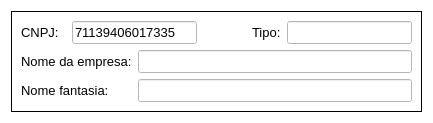
               <widget class="QFrame" name="frame_14">
                <property name="styleSheet">
                 <string notr="true">background-color: rgb(255, 255, 255);</string>
                </property>
                <property name="frameShape">
                 <enum>QFrame::NoFrame</enum>
                </property>
                <property name="frameShadow">
                 <enum>QFrame::Plain</enum>
                </property>
                <layout class="QGridLayout" name="gridLayout_43">
                 <item row="0" column="0">
                  <widget class="QFrame" name="frame_18">
                   <property name="frameShape">
                    <enum>QFrame::Box</enum>
                   </property>
                   <property name="frameShadow">
                    <enum>QFrame::Plain</enum>
                   </property>
                   <layout class="QGridLayout" name="gridLayout_44">
                    <item row="0" column="0">
                     <widget class="QLabel" name="label_102">
                      <property name="font">
                       <font>
                        <family>Arial</family>
                        <pointsize>10</pointsize>
                       </font>
                      </property>
                      <property name="text">
                       <string>CNPJ:</string>
                      </property>
                     </widget>
                    </item>
                    <item row="0" column="1" colspan="2">
                     <widget class="QLineEdit" name="cnpj_consulta">
                      <property name="font">
                       <font>
                        <pointsize>10</pointsize>
                       </font>
                      </property>
                      <property name="styleSheet">
                       <string notr="true">background-color: rgb(255, 255, 255);</string>
                      </property>
                      <property name="text">
                       <string>71139406017335</string>
                      </property>
                     </widget>
                    </item>
                    <item row="0" column="3">
                     <widget class="QPushButton" name="consultar_cnpj">
                      <property name="font">
                       <font>
                        <pointsize>10</pointsize>
                        <weight>75</weight>
                        <bold>true</bold>
                       </font>
                      </property>
                      <property name="cursor">
                       <cursorShape>PointingHandCursor</cursorShape>
                      </property>
                      <property name="mouseTracking">
                       <bool>false</bool>
                      </property>
                      <property name="tabletTracking">
                       <bool>false</bool>
                      </property>
                      <property name="focusPolicy">
                       <enum>Qt::NoFocus</enum>
                      </property>
                      <property name="acceptDrops">
                       <bool>true</bool>
                      </property>
                      <property name="toolTip">
                       <string>Consultar CNPJ</string>
                      </property>
                      <property name="statusTip">
                       <string/>
                      </property>
                      <property name="accessibleName">
                       <string/>
                      </property>
                      <property name="accessibleDescription">
                       <string/>
                      </property>
                      <property name="layoutDirection">
                       <enum>Qt::LeftToRight</enum>
                      </property>
                      <property name="autoFillBackground">
                       <bool>false</bool>
                      </property>
                      <property name="styleSheet">
                       <string notr="true">background-color: rgb(85, 170, 255);</string>
                      </property>
                      <property name="inputMethodHints">
                       <set>Qt::ImhNone</set>
                      </property>
                      <property name="text">
                       <string/>
                      </property>
                      <property name="icon">
                       <iconset>
                        <normaloff>../Imagens/lupa.ico</normaloff>../Imagens/lupa.ico</iconset>
                      </property>
                      <property name="iconSize">
                       <size>
                        <width>23</width>
                        <height>30</height>
                       </size>
                      </property>
                      <property name="shortcut">
                       <string/>
                      </property>
                      <property name="checkable">
                       <bool>false</bool>
                      </property>
                      <property name="checked">
                       <bool>false</bool>
                      </property>
                      <property name="autoRepeat">
                       <bool>false</bool>
                      </property>
                      <property name="autoExclusive">
                       <bool>false</bool>
                      </property>
                      <property name="autoDefault">
                       <bool>true</bool>
                      </property>
                      <property name="default">
                       <bool>false</bool>
                      </property>
                      <property name="flat">
                       <bool>true</bool>
                      </property>
                     </widget>
                    </item>
                    <item row="0" column="4">
                     <widget class="QLabel" name="label_103">
                      <property name="font">
                       <font>
                        <family>Arial</family>
                        <pointsize>10</pointsize>
                       </font>
                      </property>
                      <property name="text">
                       <string>Tipo:</string>
                      </property>
                     </widget>
                    </item>
                    <item row="0" column="5">
                     <widget class="QLineEdit" name="tipo_cnpj">
                      <property name="font">
                       <font>
                        <pointsize>10</pointsize>
                       </font>
                      </property>
                      <property name="styleSheet">
                       <string notr="true">background-color: rgb(255, 255, 255);</string>
                      </property>
                      <property name="text">
                       <string/>
                      </property>
                     </widget>
                    </item>
                    <item row="1" column="0" colspan="2">
                     <widget class="QLabel" name="label_17">
                      <property name="font">
                       <font>
                        <family>Arial</family>
                        <pointsize>10</pointsize>
                       </font>
                      </property>
                      <property name="text">
                       <string>Nome da empresa:</string>
                      </property>
                     </widget>
                    </item>
                    <item row="1" column="2" colspan="4">
                     <widget class="QLineEdit" name="nomeEmpresa">
                      <property name="font">
                       <font>
                        <family>Arial</family>
                        <pointsize>10</pointsize>
                       </font>
                      </property>
                      <property name="styleSheet">
                       <string notr="true">background-color: rgb(255, 255, 255);</string>
                      </property>
                      <property name="text">
                       <string/>
                      </property>
                     </widget>
                    </item>
                    <item row="2" column="0" colspan="2">
                     <widget class="QLabel" name="label_18">
                      <property name="font">
                       <font>
                        <family>Arial</family>
                        <pointsize>10</pointsize>
                       </font>
                      </property>
                      <property name="text">
                       <string>Nome fantasia:</string>
                      </property>
                     </widget>
                    </item>
                    <item row="2" column="2" colspan="4">
                     <widget class="QLineEdit" name="nomeFantazia">
                      <property name="font">
                       <font>
                        <family>Arial</family>
                        <pointsize>10</pointsize>
                       </font>
                      </property>
                      <property name="styleSheet">
                       <string notr="true">background-color: rgb(255, 255, 255);</string>
                      </property>
                      <property name="text">
                       <string/>
                      </property>
                     </widget>
                    </item>
                   </layout>
                  </widget>
                 </item>
                </layout>
               </widget>
